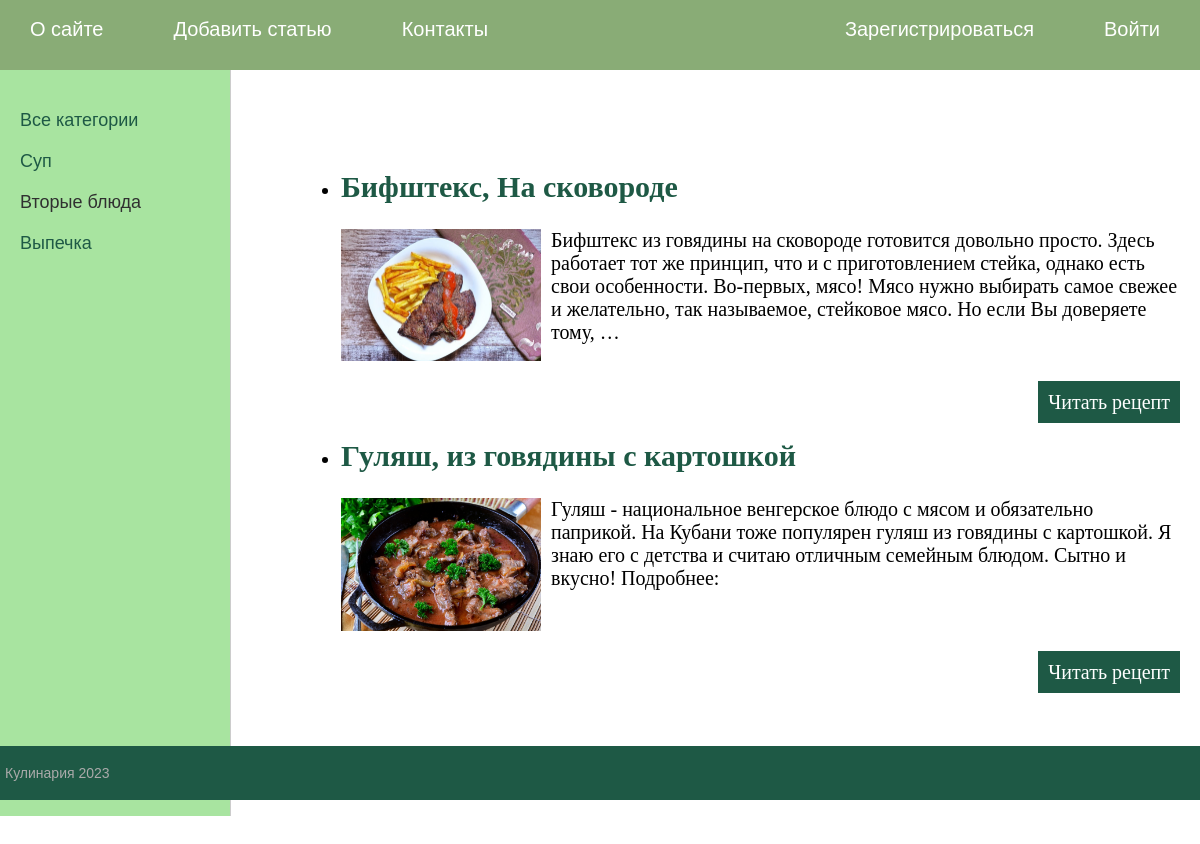
The app's page /category/2/ with its own data.
### foods/models.py (models this page shows, shortened)
class TimedModel(models.Model):
    time_create = models.DateTimeField(auto_now_add=True)
    time_update = models.DateTimeField(auto_now=True)
    class Meta:
        abstract = True

class Category(TimedModel):
    name = models.CharField(max_length=100, db_index=True)
    class Meta:
        db_table = "categories"
        verbose_name = "Categorie"

class Foods(TimedModel):
    title = models.CharField(max_length=255)
    content = models.TextField(blank=True)
    call = models.TextField(blank=True)
    photo = models.ImageField(upload_to="photos/%Y/%m/%d/")
    is_published = models.BooleanField(default=True)
    cat = models.ForeignKey(Category, on_delete=models.PROTECT, null=True)
    portions = models.PositiveSmallIntegerField(verbose_name="Порции", null=True)
    calories = models.PositiveIntegerField(null=True)
    class Meta:
        db_table = "foods"
        ordering = ["title"]
        verbose_name = "Food"

### foods/views.py (the view)
# urls.py: path('category/<int:cat_id>/', showcategory, name='category'),
def showcategory(request, cat_id):
    cat = Category.objects.get(pk=cat_id)
    foods = Foods.objects.filter(cat__pk=cat_id)
    cats = Category.objects.all()
    context = {'category': cat, 'foods': foods, 'cats': cats, 'cat_selected': cat.pk}
    return render(request, 'foods/category.html', context=context)

### templates/foods/category.html (shortened to what this page needs)
{% extends 'base.html' %}
{% block content %}
<div>
    <ul>
        {% for food in foods %}
                    <li><h2 class="h2">{{ food.title }}, {{ food.call }}</h2>
                         <img src="/media/{{ food.photo }}" alt="Food" class="img-article-left" height="200px" width="200px">
            {% autoescape on %}
            {{food.content|linebreaks|truncatewords:40}}
            {% endautoescape %}
                    <p class="link-read-post"><a href="{% url 'post' food.id %}">Читать рецепт</a></p>
                    </li>
        {% endfor %}
    </ul>
</div>
{% endblock %}

### templates/base.html (shortened to what this page needs)
{% load static %}
<!DOCTYPE html>
<html>
<head>
	<link type="text/css" href="{% static 'foods/css/style.css' %}" rel="stylesheet" />
</head>
<body>
<table class="table-page" border=0 cellpadding="0" cellspacing="0">
<tr><td valign=top>
{% block mainmenu %}
		<div class="header">
			<ul id="mainmenu" class="mainmenu">
				<li><a href="{% url 'about' %}">О сайте</a></li>
				<li><a href="{% url 'add_page' %}">Добавить статью</a></li>
				<li><a href="{% url 'contact' %}">Контакты</a></li>
				{% if not user.is_authenticated %}
				<li class="last"><a href="{% url 'login' %}">Войти</a></li>
				<li class="last"><a href="{% url 'signup' %}">Зарегистрироваться</a></li>
				{% else %}
				<li class="last">{{ user.username }}</li>
				<li class="last"><a href="{% url 'logout' %}">Выйти</a></li>
				{% endif %}
			</ul>
		</div>
{% endblock mainmenu %}
<table class="table-content" border=0 cellpadding="0" cellspacing="0">
{% block left_sidebar %}
	<tr>
	<td valign="top" class="left-chapters">
	<ul id="leftchapters">
{% if cat_selected == 0 %}
		<li class="selected">Все категории</li>
{% else %}
		<li><a href="{% url 'home' %}">Все категории</a></li>
{% endif %}
{% for c in cats %}
	{% if c.pk == cat_selected %}
		<li class="selected">{{c.name}}</li>
	{% else %}
		<li><a href="{% url 'category' c.id %}">{{c.name}}</a></li>
	{% endif %}
{% endfor %}
	</ul>
</td>
{% endblock %}
<td valign="top" class="content">
	<div class="content-text">
{% block content %}
{% endblock %}
	</div>
</td></tr></table>
</td></tr>
<tr><td valign=top>
	<div id="footer">
		<p>Кулинария 2023</p>
	</div>
</td></tr></table>
</body>
</html>

### static/foods/css/style.css (style rules this page uses)
html, body { font-family: sans-serif; margin: 0; padding: 0; height: 100%; width: 100%; color: #FFFAFA }
a { color: #FFFAFA; text-decoration: none; }
img { max-width: 600px; height: auto; }
img.img-article-left { max-width: 300px; max-height: 400px; height: auto; float: left; padding: 0 10px 10px 0; }
p.link-read-post { text-align: right; }
p.link-read-post a { padding: 10px; min-width: 100px; background: #1E5945; color: #fff; text-decoration: none; }
.table-page { width: 100%; height: 100%; vertical-align: top; }
.table-page tr { height: 100%; }
.header { background: #89AC76; height: 70px; }
ul.mainmenu { list-style: none; margin: 0; padding: 0; height: 60px; color: #ffffff; font-size: 20px; overflow: hidden; }
ul.mainmenu li { float: left; margin: 18px 40px 0 30px; }
ul.mainmenu li.last { float: right; }
ul.mainmenu li a { color: #ffffff; text-decoration: none; }
.table-content { width: 100%; min-height: 100%; height: 100%; }
.left-chapters { margin: 0; background: #A8E4A0; border-right: 1px solid #ccc; min-height: 100%; }
.left-chapters ul { width: 200px; min-height: 100%; margin: 0; padding: 20px 10px 10px 20px; list-style: none; font-size: 18px; }
.left-chapters ul li { margin: 20px 0 0 0; color: #FFFAF0; }
.left-chapters ul li.selected { color: #303030 }
.left-chapters ul li a { color: #1E5945; text-decoration: none; }
.content { padding: 40px 20px 20px 40px; width: 100%; box-sizing: border-box; }
.content-text { margin: 60px 0 0 30px; color: #000; font-size: 20px; font-family: Yandex Sans Display Light; }
#footer { box-sizing: border-box; background: #1E5945; padding: 5px; color: #aaa; font-size: 14px; text-align: left; overflow: hidden; }
.h2 { font-family:Brush Script MT, Brush Script Std, cursive; color:#1E5945; }
.img-article-left { height: 300px }

### records on screen
Category: name "Суп"
Category: name "Вторые блюда"
Category: name "Выпечка"
Foods: title "Бифштекс", call "На сковороде", photo (picture), content "Бифштекс из говядины на сковороде готовится довольно просто. Здесь работает тот же принцип, что и с приготовлением стейка, однако есть свои особенности. Во-первых, мясо! Мясо нужно выбирать самое свежее и желательно, так называемое, стейковое мясо. Но если Вы доверяете тому, …"
Foods: title "Гуляш", call "из говядины с картошкой", photo (picture), content "Гуляш - национальное венгерское блюдо с мясом и обязательно паприкой. На Кубани тоже популярен гуляш из говядины с картошкой. Я знаю его с детства и считаю отличным семейным блюдом. Сытно и вкусно! Подробнее:"
